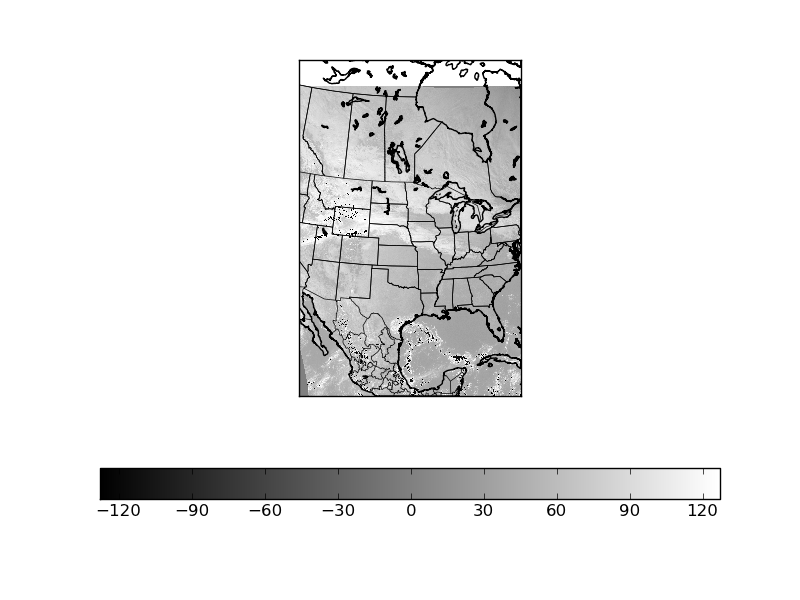

Here is the Python script that generated this plot:
## (C) Kelton Halbert 2012
#!/usr/bin/env python
from netCDF4 import Dataset
from mpl_toolkits.basemap import Basemap, interp
import matplotlib.pyplot as plt
import numpy as np


def plotMap(x, y, vis, map, file_name):
    plt.clf()
    cmap = plt.cm.gist_gray

    map.drawcoastlines()
    map.drawcountries()
    map.drawstates()
    map.pcolor( x, y, vis, cmap=cmap )
    plt.colorbar( orientation='horizontal' )

    plt.savefig(file_name)
    return

stride = 8
data_thin = slice(None, None, stride)

## Load the data from the morthelode server
d = Dataset( 'http://motherlode.ucar.edu/thredds/dodsC/satellite/VIS/EAST-CONUS_1km/current/EAST-CONUS_1km_VIS_20121125_2001.gini' )

## Load the satellite projection
m = Basemap( llcrnrlon=-113.1333, llcrnrlat=16.3691, urcrnrlon=-68.286995, urcrnrlat=63.109997, projection='lcc', resolution='i', area_thresh=1000, rsphere=6371229.0, lat_1=25., lat_0=25., lon_0=-95. )

## Convert the x and y coordinates from kilometers to meters
x = d.variables[ 'x' ][data_thin]*1000
y = d.variables[ 'y' ][data_thin]*1000
## "nudge" the arrays so that x.min becomes 0 and y.min becomes 0
x = x + -1*x.min()
y = y + -1*y.min()

xs, ys = np.meshgrid(x, y)

vis = d.variables[ 'VIS' ][ 0 ][data_thin, data_thin]

plotMap(xs, ys, vis, m, "visible.png")

lons, lats = m( xs, ys, inverse=True )

n = Basemap(width=5000000,height=3000000,
            rsphere=6371229.0,\
            resolution='i',area_thresh=1000.,projection='lcc',\
            lat_1=40,lat_2=30,lat_0=38.5,lon_0=-98.5)

x_new, y_new = n( lons, lats )

## plot away
plotMap(x_new, y_new, vis, n, "visible_new.png")
